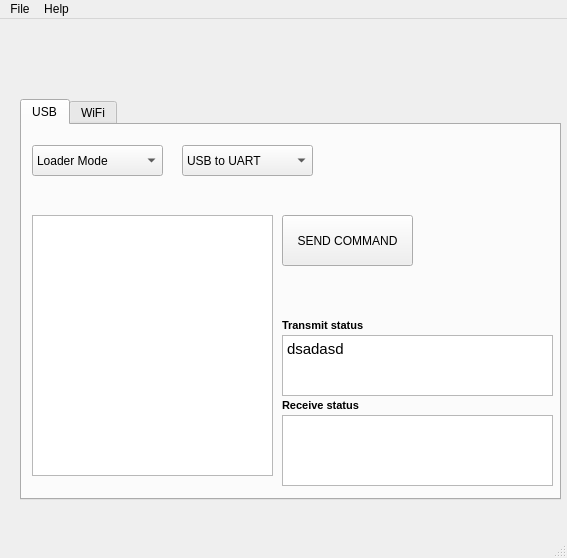
<?xml version="1.0" encoding="UTF-8"?>
<ui version="4.0">
 <class>MainWindow</class>
 <widget class="QMainWindow" name="MainWindow">
  <property name="geometry">
   <rect>
    <x>0</x>
    <y>0</y>
    <width>567</width>
    <height>558</height>
   </rect>
  </property>
  <property name="windowTitle">
   <string>MainWindow</string>
  </property>
  <widget class="QWidget" name="centralwidget">
   <widget class="QTabWidget" name="tabWidget">
    <property name="geometry">
     <rect>
      <x>20</x>
      <y>80</y>
      <width>541</width>
      <height>401</height>
     </rect>
    </property>
    <property name="currentIndex">
     <number>0</number>
    </property>
    <widget class="QWidget" name="USB">
     <attribute name="title">
      <string>USB</string>
     </attribute>
     <widget class="QLabel" name="label_2">
      <property name="geometry">
       <rect>
        <x>350</x>
        <y>0</y>
        <width>241</width>
        <height>191</height>
       </rect>
      </property>
      <property name="layoutDirection">
       <enum>Qt::LeftToRight</enum>
      </property>
      <property name="text">
       <string>&lt;html&gt;&lt;head/&gt;&lt;body&gt;&lt;p&gt;&lt;img src=&quot;:/modes/dependences/UsbModeLogo.png&quot;/&gt;&lt;img src=&quot;:/modes/UsbModeLogo.png&quot;/&gt;&lt;/p&gt;&lt;/body&gt;&lt;/html&gt;</string>
      </property>
     </widget>
     <widget class="QComboBox" name="comboBox">
      <property name="geometry">
       <rect>
        <x>10</x>
        <y>20</y>
        <width>131</width>
        <height>31</height>
       </rect>
      </property>
      <property name="frame">
       <bool>true</bool>
      </property>
      <item>
       <property name="text">
        <string>Loader Mode</string>
       </property>
      </item>
      <item>
       <property name="text">
        <string>Application mode</string>
       </property>
      </item>
     </widget>
     <widget class="QPushButton" name="pushButton">
      <property name="geometry">
       <rect>
        <x>260</x>
        <y>90</y>
        <width>131</width>
        <height>51</height>
       </rect>
      </property>
      <property name="text">
       <string>SEND COMMAND</string>
      </property>
     </widget>
     <widget class="QListWidget" name="listWidget">
      <property name="geometry">
       <rect>
        <x>10</x>
        <y>90</y>
        <width>241</width>
        <height>261</height>
       </rect>
      </property>
     </widget>
     <widget class="QComboBox" name="comboBox_3">
      <property name="geometry">
       <rect>
        <x>160</x>
        <y>20</y>
        <width>131</width>
        <height>31</height>
       </rect>
      </property>
      <item>
       <property name="text">
        <string>USB to UART</string>
       </property>
      </item>
      <item>
       <property name="text">
        <string>USB to CAN</string>
       </property>
      </item>
      <item>
       <property name="text">
        <string>USB to WI-FI</string>
       </property>
      </item>
     </widget>
     <widget class="QTextBrowser" name="textBrowser">
      <property name="enabled">
       <bool>true</bool>
      </property>
      <property name="geometry">
       <rect>
        <x>260</x>
        <y>210</y>
        <width>271</width>
        <height>61</height>
       </rect>
      </property>
      <property name="html">
       <string>&lt;!DOCTYPE HTML PUBLIC &quot;-//W3C//DTD HTML 4.0//EN&quot; &quot;http://www.w3.org/TR/REC-html40/strict.dtd&quot;&gt;
&lt;html&gt;&lt;head&gt;&lt;meta name=&quot;qrichtext&quot; content=&quot;1&quot; /&gt;&lt;style type=&quot;text/css&quot;&gt;
p, li { white-space: pre-wrap; }
&lt;/style&gt;&lt;/head&gt;&lt;body style=&quot; font-family:'Cantarell'; font-size:11pt; font-weight:400; font-style:normal;&quot;&gt;
&lt;p style=&quot; margin-top:0px; margin-bottom:0px; margin-left:0px; margin-right:0px; -qt-block-indent:0; text-indent:0px;&quot;&gt;dsadasd&lt;/p&gt;&lt;/body&gt;&lt;/html&gt;</string>
      </property>
     </widget>
     <widget class="QTextBrowser" name="textBrowser_2">
      <property name="geometry">
       <rect>
        <x>260</x>
        <y>290</y>
        <width>271</width>
        <height>71</height>
       </rect>
      </property>
     </widget>
     <widget class="QLabel" name="label_5">
      <property name="geometry">
       <rect>
        <x>260</x>
        <y>190</y>
        <width>91</width>
        <height>20</height>
       </rect>
      </property>
      <property name="font">
       <font>
        <pointsize>8</pointsize>
        <weight>75</weight>
        <bold>true</bold>
       </font>
      </property>
      <property name="text">
       <string>Transmit status</string>
      </property>
     </widget>
     <widget class="QLabel" name="label_6">
      <property name="geometry">
       <rect>
        <x>260</x>
        <y>270</y>
        <width>91</width>
        <height>20</height>
       </rect>
      </property>
      <property name="font">
       <font>
        <pointsize>8</pointsize>
        <weight>75</weight>
        <bold>true</bold>
       </font>
      </property>
      <property name="text">
       <string>Receive status</string>
      </property>
     </widget>
    </widget>
    <widget class="QWidget" name="WiFi">
     <attribute name="title">
      <string>WiFi</string>
     </attribute>
     <widget class="QLabel" name="label_3">
      <property name="geometry">
       <rect>
        <x>250</x>
        <y>-20</y>
        <width>201</width>
        <height>171</height>
       </rect>
      </property>
      <property name="text">
       <string>&lt;html&gt;&lt;head/&gt;&lt;body&gt;&lt;p&gt;&lt;img src=&quot;:/modes/dependences/WifiModelLogo.png&quot;/&gt;&lt;/p&gt;&lt;/body&gt;&lt;/html&gt;</string>
      </property>
     </widget>
     <widget class="QComboBox" name="comboBox_2">
      <property name="geometry">
       <rect>
        <x>10</x>
        <y>30</y>
        <width>91</width>
        <height>31</height>
       </rect>
      </property>
      <item>
       <property name="text">
        <string>Loader Mode</string>
       </property>
      </item>
      <item>
       <property name="text">
        <string>Application mode</string>
       </property>
      </item>
     </widget>
     <widget class="QPushButton" name="pushButton_2">
      <property name="geometry">
       <rect>
        <x>160</x>
        <y>280</y>
        <width>111</width>
        <height>61</height>
       </rect>
      </property>
      <property name="text">
       <string>SEND COMMAND</string>
      </property>
     </widget>
     <widget class="QComboBox" name="comboBox_4">
      <property name="geometry">
       <rect>
        <x>120</x>
        <y>30</y>
        <width>131</width>
        <height>31</height>
       </rect>
      </property>
      <item>
       <property name="text">
        <string>USB to UART</string>
       </property>
      </item>
      <item>
       <property name="text">
        <string>USB to CAN</string>
       </property>
      </item>
      <item>
       <property name="text">
        <string>USB to WI-FI</string>
       </property>
      </item>
     </widget>
     <widget class="QListWidget" name="listWidget_2">
      <property name="geometry">
       <rect>
        <x>10</x>
        <y>90</y>
        <width>131</width>
        <height>251</height>
       </rect>
      </property>
      <item>
       <property name="text">
        <string>Get version 0x51</string>
       </property>
      </item>
     </widget>
    </widget>
   </widget>
   <widget class="QLabel" name="label">
    <property name="enabled">
     <bool>true</bool>
    </property>
    <property name="geometry">
     <rect>
      <x>280</x>
      <y>-60</y>
      <width>281</width>
      <height>131</height>
     </rect>
    </property>
    <property name="text">
     <string>&lt;html&gt;&lt;head/&gt;&lt;body&gt;&lt;p&gt;&lt;img src=&quot;:/Logo/dependences/9741ef35-9950-4396-9d31-0876fc97d6a3_200x200.png&quot;/&gt;&lt;/p&gt;&lt;/body&gt;&lt;/html&gt;</string>
    </property>
   </widget>
   <widget class="QLabel" name="label_4">
    <property name="geometry">
     <rect>
      <x>10</x>
      <y>-60</y>
      <width>201</width>
      <height>121</height>
     </rect>
    </property>
    <property name="text">
     <string>&lt;html&gt;&lt;head/&gt;&lt;body&gt;&lt;p&gt;&lt;img src=&quot;:/modes/dependences/MyNameLogo.png&quot;/&gt;&lt;/p&gt;&lt;/body&gt;&lt;/html&gt;</string>
    </property>
   </widget>
  </widget>
  <widget class="QMenuBar" name="menubar">
   <property name="geometry">
    <rect>
     <x>0</x>
     <y>0</y>
     <width>567</width>
     <height>24</height>
    </rect>
   </property>
   <widget class="QMenu" name="menuFile">
    <property name="title">
     <string>File</string>
    </property>
    <addaction name="separator"/>
    <addaction name="actionSettings"/>
    <addaction name="actionExit"/>
   </widget>
   <widget class="QMenu" name="menuHelp">
    <property name="title">
     <string>Help</string>
    </property>
    <addaction name="separator"/>
    <addaction name="actionDocumentation"/>
    <addaction name="actionAbout"/>
   </widget>
   <addaction name="menuFile"/>
   <addaction name="menuHelp"/>
  </widget>
  <widget class="QStatusBar" name="statusbar"/>
  <action name="actionDocumentation">
   <property name="text">
    <string>Documentation</string>
   </property>
  </action>
  <action name="actionAbout">
   <property name="text">
    <string>About</string>
   </property>
  </action>
  <action name="actionExit">
   <property name="text">
    <string>Exit</string>
   </property>
  </action>
  <action name="actionSettings">
   <property name="text">
    <string>Settings</string>
   </property>
  </action>
 </widget>
 <resources>
  <include location="LogoLabel.qrc"/>
  <include location="Usb.qrc"/>
 </resources>
 <connections/>
</ui>
